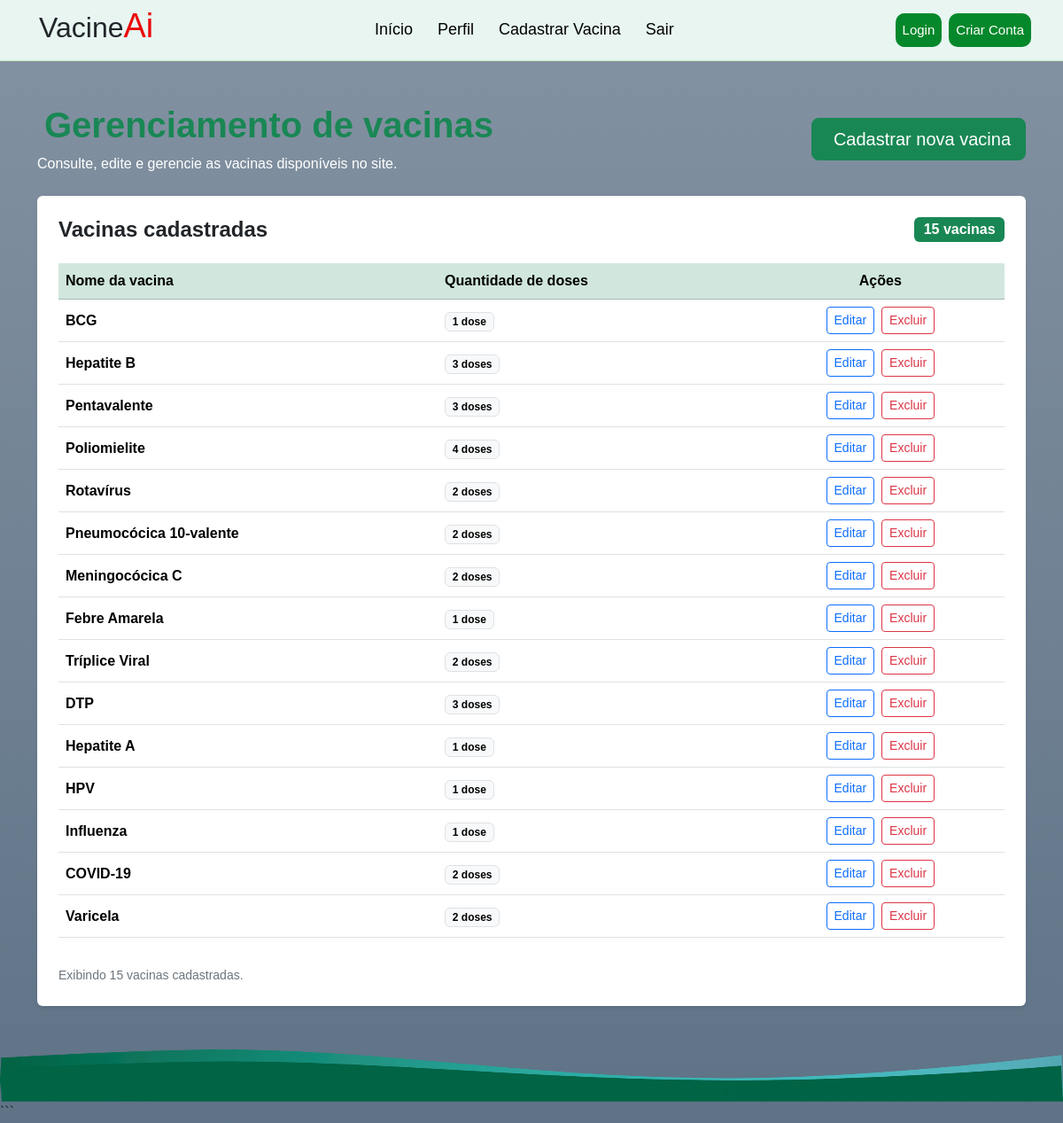
Screenshot of /views/gerenciar_vacinas_site.php with the database file from the repository.
### tables this page shows
CREATE TABLE vacina (
    id_vacina INT PRIMARY KEY AUTO_INCREMENT,
    nome VARCHAR(150) NOT NULL,
    qtd_doses INT NOT NULL,
    periodo INT,
    CONSTRAINT chk_vacina_qtd_doses CHECK (qtd_doses > 0)
);

### models/vacinas.php (called while the page is built, shortened)
<?php
class Vacina
{
    public static function listar()
    {
        try {
            $conexao = Conexao::conectar();
            $sql = "SELECT * FROM vacina";
            $stmt = $conexao->prepare($sql);
            $stmt->execute();
            $lista = $stmt->fetchAll();
            return $lista;
        } catch (PDOException $e) {
            echo $e->getMessage();
        }
    }
}

### views/gerenciar_vacinas_site.php (the view, shortened to what this page needs)
<?php
require_once __DIR__ . "/../templates/_cabecalho.php";
require_once __DIR__ . "/../models/vacinas.php";
$vacinas = Vacina::listar();
?>
<main class="container py-5">
    <div class="d-flex flex-column flex-md-row
                justify-content-between align-items-md-center gap-3 mb-4">
        <div>
            <h1 class="fw-bold text-success">
                Gerenciamento de vacinas
            </h1>
            <p class="text-white mb-0">
                Consulte, edite e gerencie as vacinas disponíveis no site.
            </p>
        </div>
        <a
            href="/vacine_ai/views/cadastro_vacina_admin.php"
            class="btn btn-success btn-lg">
            Cadastrar nova vacina
        </a>
    </div>
    <section class="card shadow-sm border-0">
        <div class="card-body p-4">
            <div class="d-flex flex-column flex-md-row
                        justify-content-between align-items-md-center gap-2 mb-4">
                <h2 class="h4 fw-bold mb-0">
                    Vacinas cadastradas
                </h2>
                <span class="badge text-bg-success fs-6">
                    <?= count($vacinas) ?> vacinas
                </span>
            </div>
            <div class="table-responsive">
                <table class="table table-hover align-middle">
                    <thead class="table-success">
                        <tr>
                            <th scope="col">Nome da vacina</th>
                            <th scope="col">Quantidade de doses</th>
                            <th scope="col" class="text-center">Ações</th>
                        </tr>
                    </thead>
                    <tbody>
                        <?php foreach ($vacinas as $vacina): ?>
                            <tr>
                                <td class="fw-semibold">
                                    <?= htmlspecialchars($vacina['nome']) ?>
                                </td>
                                <td>
                                    <span class="badge text-bg-light border">
                                        <?= (int) $vacina['qtd_doses'] ?>
                                        <?= (int) $vacina['qtd_doses'] === 1
                                            ? 'dose'
                                            : 'doses' ?>
                                    </span>
                                </td>
                                <td>
                                    <div class="d-flex justify-content-center gap-2">
                                        <a
                                            href="/vacine_ai/views/editar_vacina.php?id=<?= (int) $vacina['id_vacina'] ?>"
                                            class="btn btn-outline-primary btn-sm">
                                            Editar
                                        </a>
                                        <a
                                            href="#"
                                            class="btn btn-outline-danger btn-sm"
                                            aria-disabled="true"
                                            onclick="return false;">
                                            Excluir
                                        </a>
                                    </div>
                                </td>
                            </tr>
                        <?php endforeach; ?>
                    </tbody>
                </table>
            </div>
            <div class="text-secondary small mt-3">
                Exibindo <?= count($vacinas) ?> vacinas cadastradas.
            </div>
        </div>
    </section>
</main>
<?php
require_once __DIR__ . "/../templates/_rodape.php";
?>

### templates/_cabecalho.php (shortened to what this page needs)
<!DOCTYPE html>
<html lang="pt-BR">
<head>
    <link rel="stylesheet" href="/vacine_ai/css/bootstrap.css">
    <link rel="stylesheet" href="/vacine_ai/css/style.css">
</head>
<body>
    <header>
        <div class="logo">
            <h2>Vacine<span>Ai</span></h2>
        </div>
        <nav class="menu">
            <a href="/vacine_ai/index.php" class="menu-link">Início</a>
            <a href="/vacine_ai/views/perfil.php" class="menu-link">Perfil</a>
            <a href="/vacine_ai/views/cadastrar_vacina.php" class="menu-link">Cadastrar Vacina</a>
            <a href="#" class="menu-link">Sair</a>
        </nav>
        <div class="botoes-topo">
            <a href="/vacine_ai/views/login.php" class="botoes">Login</a>
            <a href="/vacine_ai/views/cadastro_usuario.php" class="botoes">Criar Conta</a>
        </div>
    </header>

### templates/_rodape.php
<footer>
    <img src="/vacine_ai/imgs/rodape.png" alt="">
</footer>
</body>
</html>

### css/style.css (style rules this page uses)
* { margin: 0; padding: 0; box-sizing: border-box; }
body { width: 100%; margin: 0; min-height: 100vh; font-family: Arial, sans-serif; background: linear-gradient(rgba(9, 39, 70, 0.50), rgba(9, 39, 70, 0.65)), url('../assets/img/fundo-vacina.jpg'); background-size: cover; background-position: center; background-repeat: no-repeat; background-attachment: fixed; justify-content: center; align-items: center; }
header { display: flex; justify-content: space-between; padding: 7px 3%; background-color: rgb(232, 245, 241); border-bottom: 1px solid #c5eec0; }
.logo { display: flex; justify-content: center; align-items: center; gap: 8px; }
.logo span { color: rgb(235, 9, 9); font-size: 38px; gap: 1.5px; }
.menu { display: flex; justify-content: space-between; align-items: center; gap: 28px; }
.menu-link { font-size: 18px; text-decoration: none; color: black }
.botoes-topo { display: flex; justify-content: space-between; align-items: center; gap: 8px; }
.botoes { font-size: 15px; border-radius: 10px; padding: 8px; text-decoration: none; background-color: rgb(4, 136, 43); color: white }
footer { width: 100%; margin-top: auto; padding: 0; bottom: 0; left: 0; }
footer img { width: 100%; display: block; height: 60px; }

### rows the page displays
vacina: nome "BCG", qtd_doses "1"
vacina: nome "Hepatite B", qtd_doses "3"
vacina: nome "Pentavalente", qtd_doses "3"
vacina: nome "Poliomielite", qtd_doses "4"
vacina: nome "Rotavírus", qtd_doses "2"
vacina: nome "Pneumocócica 10-valente", qtd_doses "2"
vacina: nome "Meningocócica C", qtd_doses "2"
vacina: nome "Febre Amarela", qtd_doses "1"
vacina: nome "Tríplice Viral", qtd_doses "2"
vacina: nome "DTP", qtd_doses "3"
vacina: nome "Hepatite A", qtd_doses "1"
vacina: nome "HPV", qtd_doses "1"
vacina: nome "Influenza", qtd_doses "1"
vacina: nome "COVID-19", qtd_doses "2"
vacina: nome "Varicela", qtd_doses "2"

### other values shown
count($vacinas) "15"
